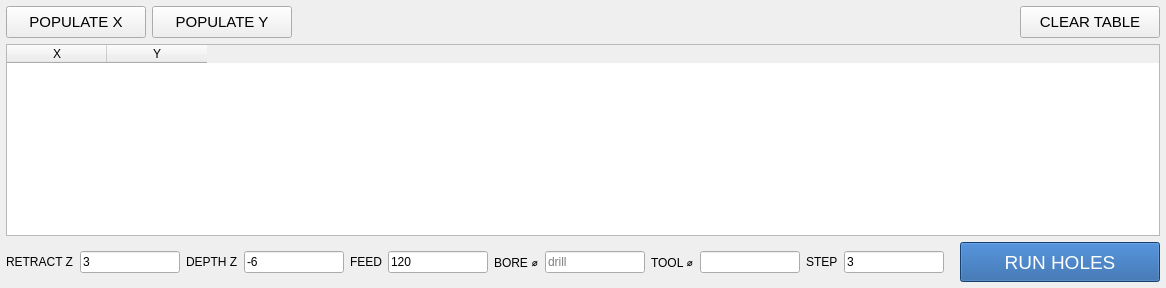
<?xml version="1.0" encoding="UTF-8"?>
<ui version="4.0">
 <class>HOLES</class>
 <widget class="QWidget" name="HOLES">
  <layout class="QVBoxLayout" name="holesLayout" stretch="0,1,0">
   <property name="leftMargin"><number>6</number></property>
   <property name="topMargin"><number>6</number></property>
   <property name="rightMargin"><number>6</number></property>
   <property name="bottomMargin"><number>6</number></property>
   <property name="spacing"><number>6</number></property>
   <item>
    <layout class="QHBoxLayout" name="topRow">
     <property name="spacing"><number>6</number></property>
     <item>
      <widget class="QPushButton" name="btn_populate_x">
       <property name="minimumSize"><size><width>140</width><height>32</height></size></property>
       <property name="text"><string>POPULATE X</string></property>
       <property name="styleSheet"><string notr="true">font: 75 11pt;</string></property>
      </widget>
     </item>
     <item>
      <widget class="QPushButton" name="btn_populate_y">
       <property name="minimumSize"><size><width>140</width><height>32</height></size></property>
       <property name="text"><string>POPULATE Y</string></property>
       <property name="styleSheet"><string notr="true">font: 75 11pt;</string></property>
      </widget>
     </item>
     <item>
      <spacer name="topSpacer">
       <property name="orientation"><enum>Qt::Horizontal</enum></property>
       <property name="sizeHint" stdset="0"><size><width>10</width><height>10</height></size></property>
      </spacer>
     </item>
     <item>
      <widget class="QPushButton" name="btn_clear">
       <property name="minimumSize"><size><width>140</width><height>32</height></size></property>
       <property name="text"><string>CLEAR TABLE</string></property>
       <property name="styleSheet"><string notr="true">font: 75 11pt;</string></property>
      </widget>
     </item>
    </layout>
   </item>
   <item>
    <widget class="QTableWidget" name="tbl_holes">
     <!-- row count is set in Python (30); columns stretch to fill -->
     <property name="mouseTracking"><bool>true</bool></property>
     <property name="alternatingRowColors"><bool>true</bool></property>
     <property name="selectionMode"><enum>QAbstractItemView::SingleSelection</enum></property>
     <column>
      <property name="text"><string>X</string></property>
     </column>
     <column>
      <property name="text"><string>Y</string></property>
     </column>
    </widget>
   </item>
   <item>
    <layout class="QHBoxLayout" name="bottomRow">
     <property name="spacing"><number>6</number></property>
     <item>
      <widget class="QLabel" name="lbl_retract">
       <property name="text"><string>RETRACT Z</string></property>
      </widget>
     </item>
     <item>
      <widget class="QLineEdit" name="in_retract">
       <property name="maximumSize"><size><width>100</width><height>16777215</height></size></property>
       <property name="text"><string>3</string></property>
      </widget>
     </item>
     <item>
      <widget class="QLabel" name="lbl_depth">
       <property name="text"><string>DEPTH Z</string></property>
      </widget>
     </item>
     <item>
      <widget class="QLineEdit" name="in_depth">
       <property name="maximumSize"><size><width>100</width><height>16777215</height></size></property>
       <property name="text"><string>-6</string></property>
      </widget>
     </item>
     <item>
      <widget class="QLabel" name="lbl_feed">
       <property name="text"><string>FEED</string></property>
      </widget>
     </item>
     <item>
      <widget class="QLineEdit" name="in_feed">
       <property name="maximumSize"><size><width>100</width><height>16777215</height></size></property>
       <property name="text"><string>120</string></property>
      </widget>
     </item>
     <item>
      <widget class="QLabel" name="lbl_dia">
       <property name="text"><string>BORE &#8960;</string></property>
      </widget>
     </item>
     <item>
      <widget class="QLineEdit" name="in_dia">
       <property name="maximumSize"><size><width>100</width><height>16777215</height></size></property>
       <property name="text"><string></string></property>
       <property name="placeholderText"><string>drill</string></property>
      </widget>
     </item>
     <item>
      <widget class="QLabel" name="lbl_tooldia">
       <property name="text"><string>TOOL &#8960;</string></property>
      </widget>
     </item>
     <item>
      <widget class="QLineEdit" name="in_tooldia">
       <property name="maximumSize"><size><width>100</width><height>16777215</height></size></property>
       <property name="text"><string></string></property>
      </widget>
     </item>
     <item>
      <widget class="QLabel" name="lbl_step">
       <property name="text"><string>STEP</string></property>
      </widget>
     </item>
     <item>
      <widget class="QLineEdit" name="in_step">
       <property name="maximumSize"><size><width>100</width><height>16777215</height></size></property>
       <property name="text"><string>3</string></property>
      </widget>
     </item>
     <item>
      <spacer name="bottomSpacer">
       <property name="orientation"><enum>Qt::Horizontal</enum></property>
       <property name="sizeHint" stdset="0"><size><width>10</width><height>10</height></size></property>
      </spacer>
     </item>
     <item>
      <widget class="QPushButton" name="btn_run">
       <property name="minimumSize"><size><width>200</width><height>40</height></size></property>
       <property name="text"><string>RUN HOLES</string></property>
       <property name="styleSheet"><string notr="true">font: 75 14pt; background: rgb(30,90,160); color: white;</string></property>
      </widget>
     </item>
    </layout>
   </item>
  </layout>
 </widget>
 <resources/>
 <connections/>
</ui>
